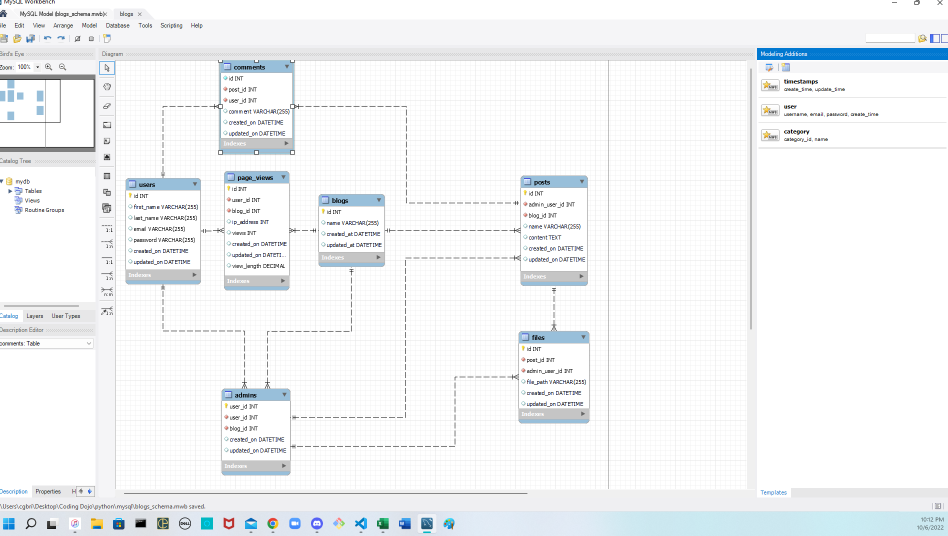
#> input picture mysql/blogs_schema_image.png, 1895 x 1071 px (shown at 1/2 size)
$ python asciiWithInput.py
#> lines starting #> are read from the running program, lines starting #| are printed output that depends on the picture
from PIL import Image, ImageDraw, ImageFont

import math

chars = "JUNIPERjuniper"[::-1]
# chars = "$@B%8&WM#*oahkbdpqwmZO0QLCJUYXzcvunxrjft/\\|()1{}[]?-_+~<>i!lI;:,\"^`'. "[::-1]
# chars = "#Wo- "[::-1]
charArray = list(chars)
charLength = len(charArray)
interval = charLength/256

scaleFactor = 0.15

oneCharWidth = 10
oneCharHeight = 18

def getChar(inputInt):
    return charArray[math.floor(inputInt*interval)]

text_file = open("Output.txt", "w")

path = input("Enter a valid pathname to an image:\n")
#> the answer given: ../mysql/blogs_schema_image.png
try:
    image = Image.open(path)
#> image is the input picture: PIL image 1895x1071 RGB; mean R, G, B 242.3, 244.2, 245.8
except:
    print(path, " is not a valid pathname to an image.")

im = image

fnt = ImageFont.truetype('C:\\Windows\\Fonts\\lucon.ttf', 15)

width, height = im.size
#> width = 1895; height = 1071
im = im.resize((int(scaleFactor*width), int(scaleFactor*height*(oneCharWidth/oneCharHeight))), Image.NEAREST)
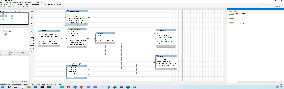
#> im: PIL image 284x89 RGB; mean R, G, B 241.9, 243.8, 245.4
width, height = im.size
#> width = 284; height = 89
pix = im.load()

outputImage = Image.new('RGB', (oneCharWidth * width, oneCharHeight * height), color = (0, 0, 0))
#> outputImage: PIL image 2840x1602 RGB; every value is 0
d = ImageDraw.Draw(outputImage)

for i in range(height):
    for j in range(width):
        r, g, b = pix[j, i]
        h = int(r/3 + g/3 + b/3)
        pix[j, i] = (h, h, h)
        text_file.write(getChar(h))
        d.text((j*oneCharWidth, i*oneCharHeight), getChar(h), font = fnt, fill = (r, g, b))  #color
        # d.text((j*oneCharWidth, i*oneCharHeight), getChar(h), font = fnt)  #B/W

    text_file.write('\n')

outputImage.save('output.png')
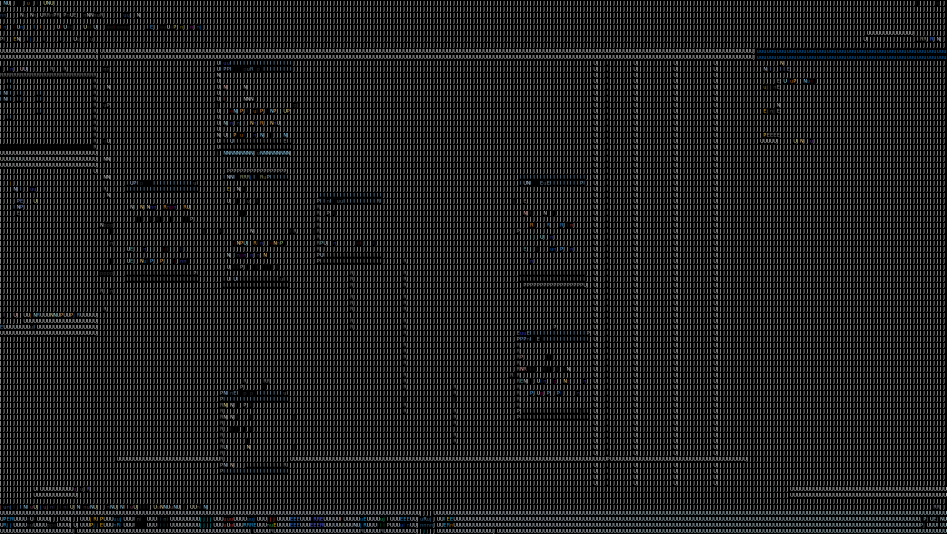
#> saved as output.png: PIL image 2840x1602 RGB (shown at 1/3 size); mean R, G, B 31.1, 31.4, 31.6

$ run again, on mysql/event_planner_schema.png
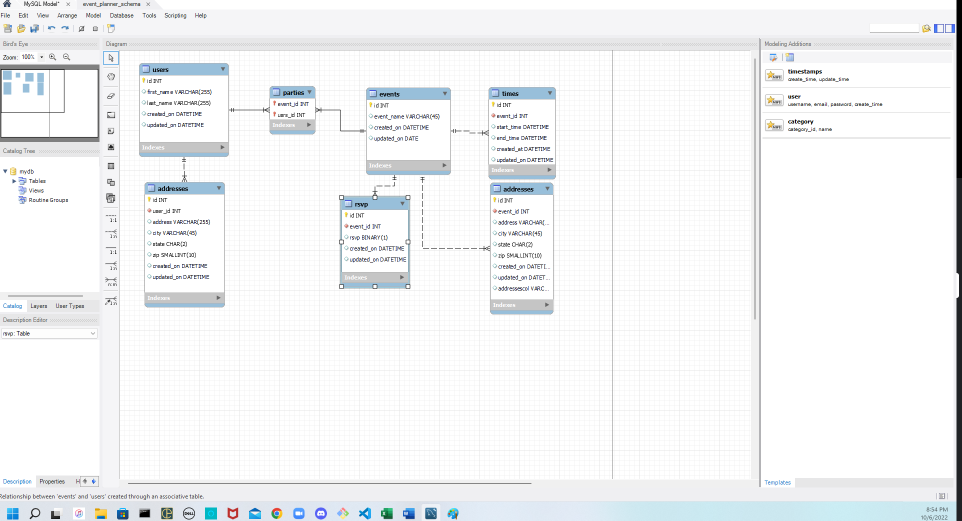
#> input picture mysql/event_planner_schema.png, 1923 x 1041 px (shown at 1/2 size)
#> image is the input picture: PIL image 1923x1041 RGB; mean R, G, B 242.4, 243.8, 244.9
#> `im = im.resize((int(scaleFactor*width), int(scaleFactor*height*(oneCha..`:
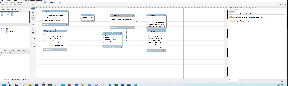
#> im: PIL image 288x86 RGB; mean R, G, B 242.9, 244.4, 245.6
#> outputImage: PIL image 2880x1548 RGB; every value is 0
#> `outputImage.save('output.png')`:
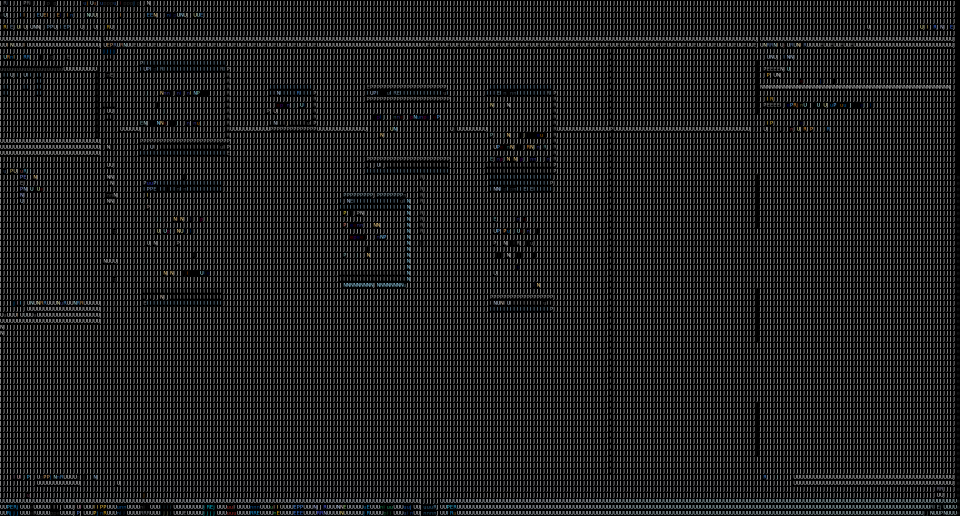
#> saved as output.png: PIL image 2880x1548 RGB (shown at 1/3 size); mean R, G, B 31, 31.2, 31.3

$ run again, on mysql/friendship_schema.png
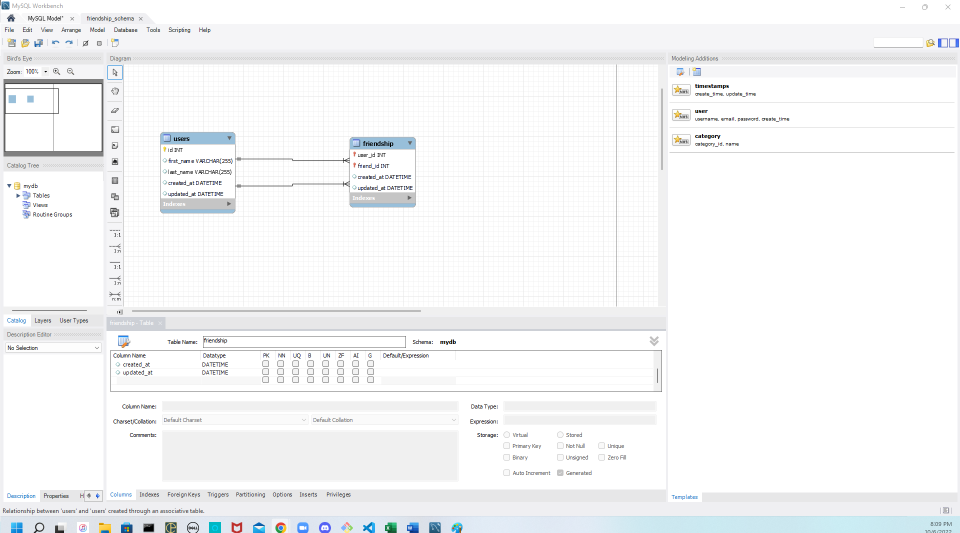
#> input picture mysql/friendship_schema.png, 1919 x 1066 px (shown at 1/2 size)
#> image is the input picture: PIL image 1919x1066 RGB; mean R, G, B 245.1, 245.9, 246.7
#> `im = im.resize((int(scaleFactor*width), int(scaleFactor*height*(oneCha..`:
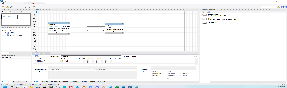
#> im: PIL image 287x88 RGB; mean R, G, B 244, 244.9, 245.8
#> outputImage: PIL image 2870x1584 RGB; every value is 0
#> `outputImage.save('output.png')`:
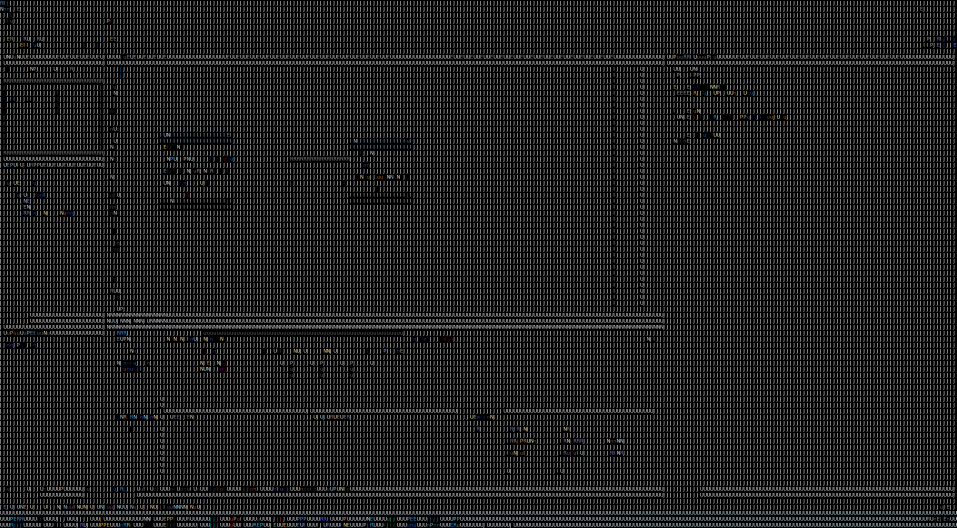
#> saved as output.png: PIL image 2870x1584 RGB (shown at 1/3 size); mean R, G, B 31.7, 31.9, 32
